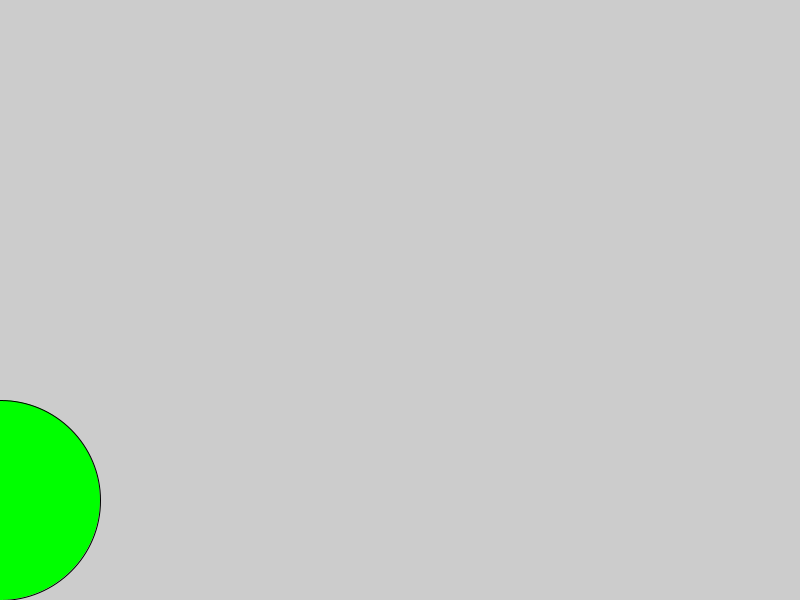
Frame 1 (no input)
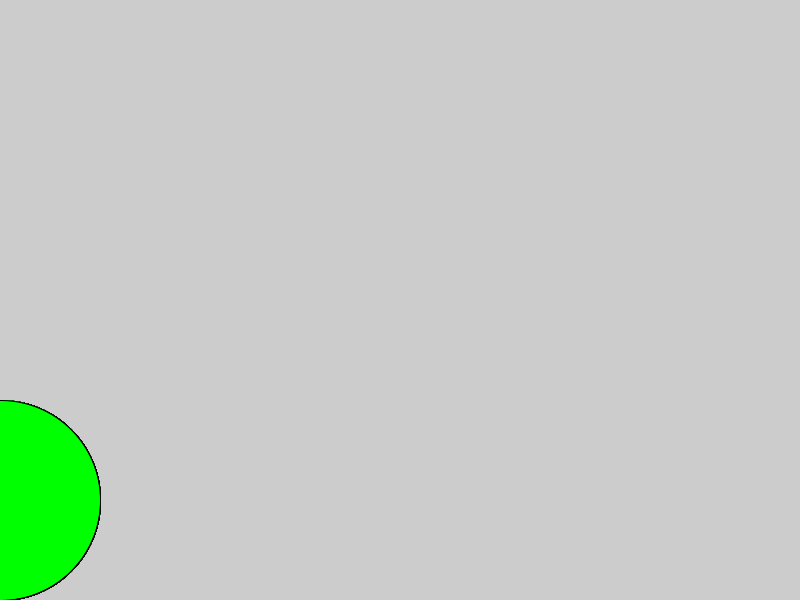
Frame 60 (the mouse pressed at the canvas centre just before this capture)
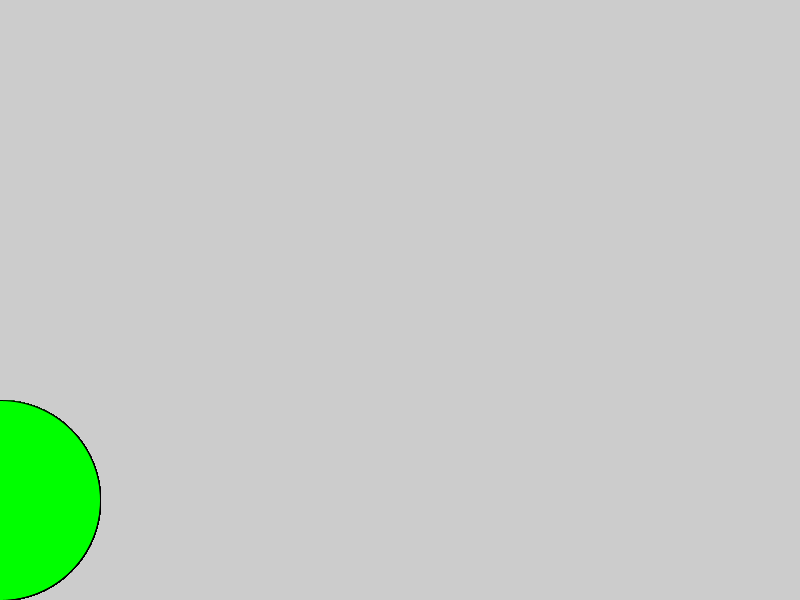
Frame 120 (the mouse held since frame 60 and released just before this capture)

The Processing sketch that drew these frames (run headless with seeded random() and noise(); from frame 60 on, the mouse is pressed at the canvas centre):

// Processing sketch: LogicalDotKeyTrigger
// ── LogicalDotKeyTrigger.pde
int x=0;
void setup(){
  size(800,600);
}
void draw(){
  if(keyPressed){
  fill(0,0,255);
  x++;
  }
  else{
    fill(0,255,0);
  }
  ellipse(x,500,200,200);
}

  
